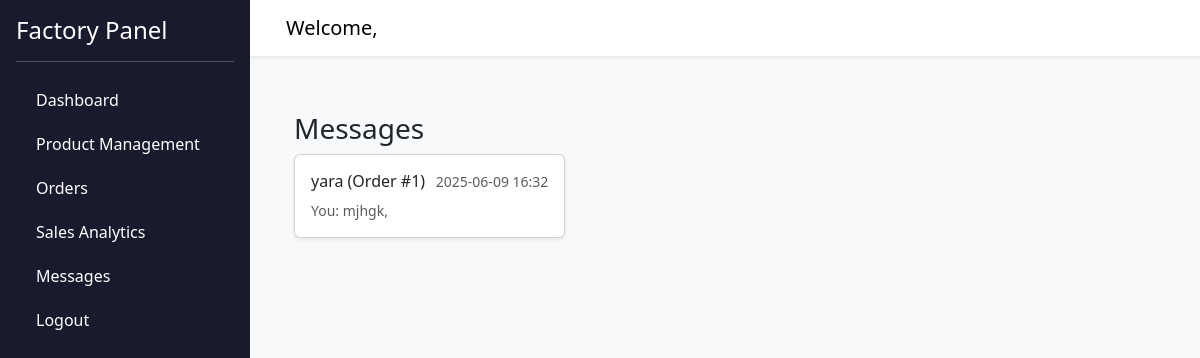
/chat/ (signed in), run on an earlier commit of the app's database.
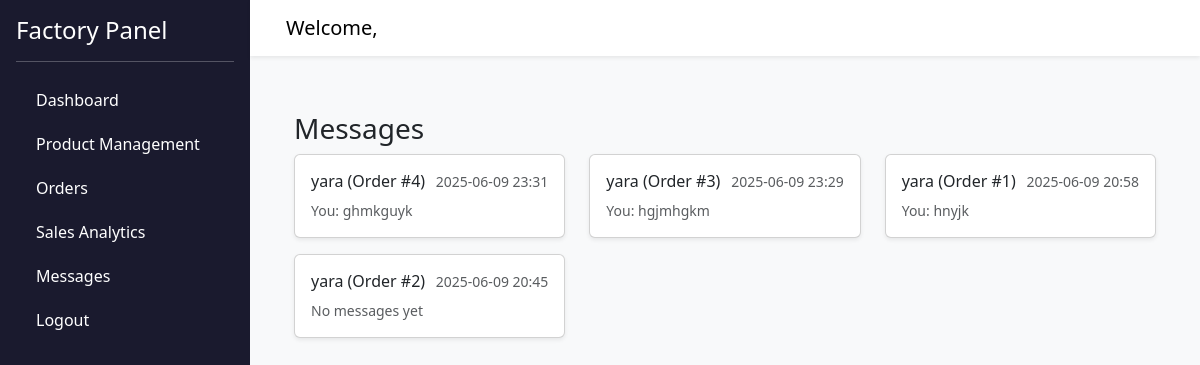
And on a later commit of the database.
### models.py (models this page shows)
class User(db.Model):
    __tablename__ = 'users'
    id = db.Column(db.Integer, primary_key=True)
    name = db.Column(db.String(100), nullable=False)
    email = db.Column(db.String(120), unique=True, nullable=False)
    password = db.Column(db.String(200), nullable=False)
    role = db.Column(db.String(20), nullable=False)  # 'factory' or 'seller'
    created_at = db.Column(db.DateTime, default=datetime.utcnow)
    factory = db.relationship('Factory', backref='factory_user', uselist=False, foreign_keys='Factory.user_id')
    orders = db.relationship('Order', backref='seller', foreign_keys='Order.seller_id')
    chats_started = db.relationship('Chat', backref='chat_user1', foreign_keys='Chat.user1_id')
    chats_received = db.relationship('Chat', backref='chat_user2', foreign_keys='Chat.user2_id')
    messages_sent = db.relationship('Message', backref='message_sender', foreign_keys='Message.sender_id')
    ratings = db.relationship('Rating', backref='user')
    comments = db.relationship('Comment', backref='user')
    wishlist = db.relationship('Wishlist', backref='user')
    cart = db.relationship('Cart', backref='user', uselist=False, cascade="all, delete-orphan")

class Chat(db.Model):
    __tablename__ = 'chats'
    id = db.Column(db.Integer, primary_key=True)
    user1_id = db.Column(db.Integer, db.ForeignKey('users.id'), nullable=False)
    user2_id = db.Column(db.Integer, db.ForeignKey('users.id'), nullable=False)
    order_id = db.Column(db.Integer, db.ForeignKey('orders.id'), nullable=True)
    started_at = db.Column(db.DateTime, default=datetime.utcnow)
    last_updated = db.Column(db.DateTime, default=datetime.utcnow, onupdate=datetime.utcnow)
    user1_typing = db.Column(db.Boolean, default=False)
    user2_typing = db.Column(db.Boolean, default=False)
    order = db.relationship('Order', back_populates='chat')
    messages = db.relationship('Message', backref='chat', cascade="all, delete-orphan")

class Order(db.Model):
    __tablename__ = 'orders'
    id = db.Column(db.Integer, primary_key=True)
    seller_id = db.Column(db.Integer, db.ForeignKey('users.id'), nullable=False)
    factory_id = db.Column(db.Integer, db.ForeignKey('factories.id'), nullable=False)
    total_price = db.Column(db.Float, nullable=False)
    status = db.Column(db.String(50), nullable=False, default='Pending')
    order_date = db.Column(db.DateTime, nullable=False, default=datetime.utcnow)
    shipping_address = db.Column(db.Text, nullable=False)
    payment_method = db.Column(db.String(50), nullable=True)
    items = db.relationship('OrderItem', backref='order', cascade="all, delete-orphan")
    receipt = db.relationship('Receipt', backref='order', uselist=False, cascade="all, delete-orphan")
    chat = db.relationship('Chat', back_populates='order', uselist=False, cascade="all, delete-orphan")

class Message(db.Model):
    __tablename__ = 'messages'
    id = db.Column(db.Integer, primary_key=True)
    chat_id = db.Column(db.Integer, db.ForeignKey('chats.id'), nullable=False)
    sender_id = db.Column(db.Integer, db.ForeignKey('users.id'), nullable=False)
    content = db.Column(db.Text, nullable=True)
    attachment_url = db.Column(db.String(255))
    is_read = db.Column(db.Boolean, default=False)
    timestamp = db.Column(db.DateTime, default=datetime.utcnow)

### routes/chat.py (the view)
@chat_bp.route('/', endpoint='list_chats')
def chat_list():
    ok, resp = user_required()
    if not ok:
        return resp
    user = resp
    chats = Chat.query.filter(
        (Chat.user1_id == user.id) | (Chat.user2_id == user.id)
    ).order_by(Chat.last_updated.desc()).all()
    logger.debug(f"User {user.id} fetched {len(chats)} chats")
    template = 'chat/factory_chat_list.html' if user.role == 'factory' else 'chat/chat_list.html'
    return render_template(template, user=user, chats=chats)

### routes/chat.py (called while the page is built)
def user_required():
    if 'user_id' not in session:
        flash('Please log in first.', 'error')
        return False, redirect(url_for('auth.index'))
    user = User.query.get(session['user_id'])
    if not user:
        flash('User not found.', 'error')
        session.pop('user_id', None)
        return False, redirect(url_for('auth.index'))
    return True, user

### templates/chat/factory_chat_list.html (shortened to what this page needs)
{% extends "base.html" %}
{% block content %}
<div class="container mt-4">
    <h3 class="text-dark">Messages</h3>
    {% if chats %}
        <div class="row">
            {% for chat in chats %}
                {% set partner = chat.chat_user1 if chat.user2_id == user.id else chat.chat_user2 %}
                {% set last_message = chat.messages[-1] if chat.messages else None %}
                <div class="col-12 col-md-6 col-lg-4 mb-3">
                    <a href="{{ url_for('chat.view_chat', chat_id=chat.id) }}" class="text-decoration-none">
                        <div class="card shadow-sm h-100">
                            <div class="card-body">
                                <div class="d-flex justify-content-between align-items-center">
                                    <h6 class="card-title mb-0">
                                        {{ partner.name }}
                                        {% if chat.order %} (Order #{{ chat.order.id }}){% endif %}
                                    </h6>
                                    <small class="text-muted">{{ chat.last_updated.strftime("%Y-%m-%d %H:%M") }}</small>
                                </div>
                                <p class="card-text text-muted small mt-2">
                                    {% if last_message %}
                                        {% if last_message.sender_id == user.id %}
                                            You:
                                        {% endif %}
                                        {{
                                            last_message.content.strip()|truncate(50)
                                            if last_message.content and last_message.content.strip() else
                                            ("Attachment" if last_message.attachment_url else "No content")
                                        }}
                                    {% else %}
                                        No messages yet
                                    {% endif %}
                                </p>
                            </div>
                        </div>
                    </a>
                </div>
            {% endfor %}
        </div>
    {% else %}
        <div class="alert alert-info text-center">
            You have no active messages yet.
        </div>
    {% endif %}
</div>
{% endblock %}

What changed in the data, as far as the page shows it:
no longer on this page (row edited): Message: content.strip "mjhgk,"
added Chat: {{ partner.name }} "yara", order.id "4", last_updated "2025-06-09 23:31", shows "You:"
added Message: content.strip "ghmkguyk"
added Chat: {{ partner.name }} "yara", order.id "3", last_updated "2025-06-09 23:29", shows "You:"
added Message: content.strip "hgjmhgkm"
changed Chat (number 3 of 4 on the later page): last_updated "2025-06-09 16:32" → "2025-06-09 20:58"
added Message: content.strip "hnyjk"
added Chat: {{ partner.name }} "yara", order.id "2", last_updated "2025-06-09 20:45", shows "No messages yet"
